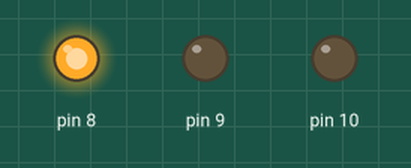
A sketch run on a simulated Arduino Uno, built with avr-gcc and run on an emulated ATmega328P. Parts: output pins drawn as LEDs (lit = HIGH).

Above: at 0.12 s.
At 4.62 s:
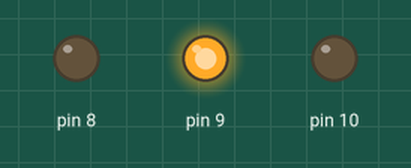
At 9.62 s:
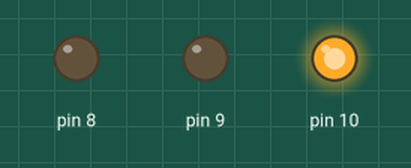
At 19.37 s:
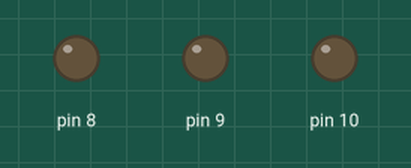
Timing chart, 0 to 19.7 s (numbered marks = the images above):
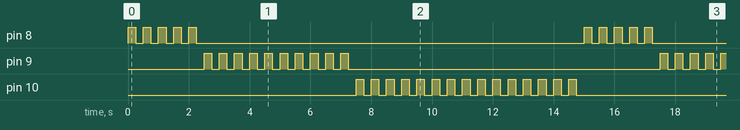

The sketch:

LedSetup.ino
```cpp
void setup() {
  // put your setup code here, to run once:
  pinMode(8, OUTPUT);
  pinMode(9, OUTPUT);
  pinMode(10, OUTPUT);
}

void loop() {
  // put your main code here, to run repeatedly:
  // Red Blinks 5 Times
  for (int i = 0; i < 5; i++) {
    digitalWrite(8, HIGH);
    delay(250);
    digitalWrite(8, LOW);
    delay(250);
  }

  // Green Blinks 10 Times
  for (int i = 0; i < 10; i++) {
    digitalWrite(9, HIGH);
    delay(250);
    digitalWrite(9, LOW);
    delay(250);
  }

  // Blie Blinks 15 Times
  for (int i = 0; i < 15; i++) {
    digitalWrite(10, HIGH);
    delay(250);
    digitalWrite(10, LOW);
    delay(250);
  }


}
```

Measured:
- by itself, pin 8: repeats every 15.0 s: 4 × (LOW 0.25 s, HIGH 0.25 s), LOW 12.8 s, HIGH 0.25 s
- by itself, pin 9: repeats every 15.0 s: 9 × (LOW 0.25 s, HIGH 0.25 s), LOW 10.3 s, HIGH 0.25 s
- by itself, pin 10: moves between LOW and HIGH, repeating every 15.0 s
